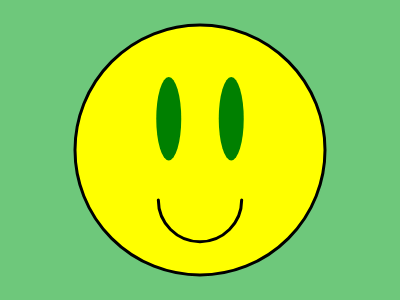
Frame 1 (no input)
Frame 60 (no input): identical to frame 1, image omitted
Frame 120 (the mouse pressed at the canvas centre since frame 60): identical to frame 1, image omitted

The p5.js sketch that drew this single still picture (run headless with seeded random() and noise() and a simulated clock; from frame 60 on, the mouse is pressed at the canvas centre):

// p5.js sketch
// ── sketch.js
let diameter;

function setup() {
  createCanvas(400, 300);
  diameter = 250;
}

function draw() {
  background(110, 200, 123);
  
  fill('yellow');
  stroke('black');
  
  // stroke width
  strokeWeight(3);
  
  // Draw a circle in the middle of the canvas
  circle(width/2, height/2, diameter);
  
  // Set the center
  translate(width/2, height/2);
  
  // Draw the eyes
  push(); // Remove previous fill/stroke settings
  noStroke();
  fill('green');
  ellipse(-diameter/8, -diameter/8, diameter/10, diameter/3);
  ellipse(diameter/8, -diameter/8, diameter/10, diameter/3);
  pop(); // Restore previous settings
  
  push();
  noFill();
  arc(0, diameter/5, diameter/3, diameter/3, 0, PI);
  pop();
}
